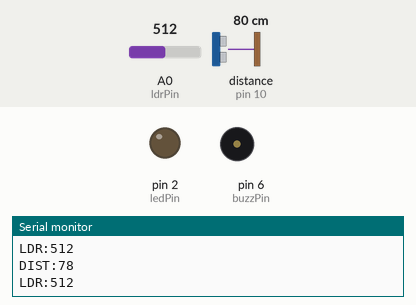
A sketch run on a simulated Arduino Uno, built with avr-gcc and run on an emulated ATmega328P. Shown: output pins drawn as LEDs (lit = HIGH), buzzer (waves = sounding, pin HIGH), the last lines printed to the serial monitor. Wiring (inferred from the names in the program): ultrasonic range finder: trigger pin 9; echo pin 10. The inputs (shaded band) are chosen by the test bench; at power-on: A0 (ldrPin) = 512, distance to the obstacle (sensor on pin 10) 80 cm. The echo pulse lasts 58.3 µs per cm; pins used as bus, display or sensor lines are not drawn.

Above: at 1.2 s.
1.3 s: A0 (ldrPin) set to 890
2.8 s: A0 (ldrPin) set to 917
At 3.4 s:
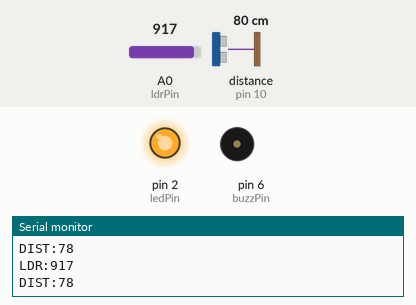
4.3 s: A0 (ldrPin) set to 900
At 5.7 s:
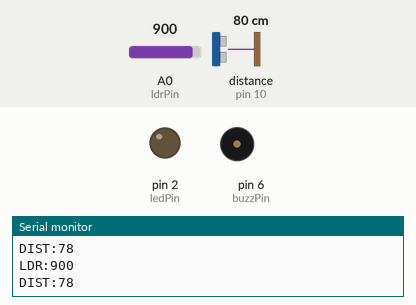
13.3 s: A0 (ldrPin) set to 1023
At 13.9 s:
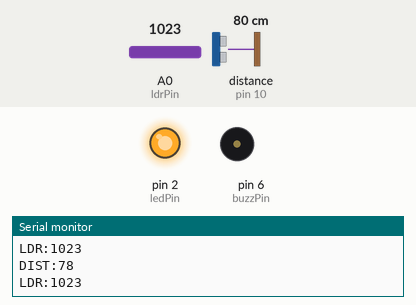
Timing chart, 0 to 15.8 s (numbered marks = the images above; inputs shaded):
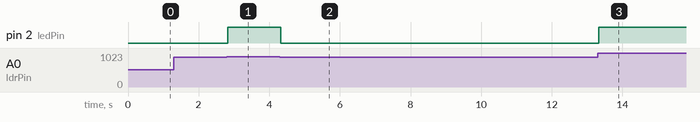

The sketch:

sketch_jun14a.ino
```cpp
const int ledPin = 2;
const int trigPin = 9;
const int echoPin = 10;
const int ldrPin = A0;  // Analog pin for LDR
const int buzzPin = 6;
long duration;
int distance;

void setup() {
  Serial.begin(9600);
  Serial.println("test");
  pinMode(trigPin, OUTPUT);
  pinMode(echoPin, INPUT);
  pinMode(ledPin, OUTPUT);
  pinMode(buzzPin, OUTPUT);  // Set buzzPin as OUTPUT
  pinMode(ldrPin, INPUT);
}

void loop() {
  if (Serial.available() > 0) {
    char data = Serial.read();
    if (data == '1') {
      digitalWrite(ledPin, HIGH);
    }
    if (data == '2') {
      digitalWrite(ledPin, LOW);
    }
  }

  // Bersihkan trigPin dengan mengaturnya LOW
  digitalWrite(trigPin, LOW);
  delayMicroseconds(2);

  // Set trigPin HIGH selama 10 mikrodetik
  digitalWrite(trigPin, HIGH);
  delayMicroseconds(10);
  digitalWrite(trigPin, LOW);

  // Membaca echoPin, mengembalikan durasi sinyal dalam mikrodetik
  duration = pulseIn(echoPin, HIGH);

  // Menghitung jarak
  distance = duration * 0.034 / 2; // Kecepatan gelombang suara dibagi 2 (perjalanan bolak-balik)

  // Jika jarak lebih dari batas sensor atau tidak realistis, setel ke 0
  if (distance >= 400 || distance <= 2) {
    distance = 0;
  }

  // Menampilkan jarak pada Serial Monitor
  Serial.print("DIST:");
  Serial.println(distance);

  // Membaca nilai dari sensor LDR
  int ldrValue = analogRead(ldrPin);

  // Tampilkan nilai LDR pada Serial Monitor
  Serial.print("LDR:");
  Serial.println(ldrValue);

  // Jika nilai LDR di bawah threshold, nyalakan LED
  if (ldrValue > 900) { // Adjust threshold value as needed
    digitalWrite(ledPin, HIGH);
  } else {
    digitalWrite(ledPin, LOW);
  }

  // Kontrol LED dan buzzer berdasarkan jarak dari sensor ultrasonik
  // if (distance == 0) {
  //   digitalWrite(ledPin, LOW);    // Matikan LED jika jarak 0 cm
  //   digitalWrite(buzzPin, LOW);   // Matikan buzzer jika jarak 0 cm
  // } else if (distance < 5) {
  //   digitalWrite(ledPin, HIGH);
  //   digitalWrite(buzzPin, HIGH);  // Nyalakan buzzer jika jarak di bawah 5 cm
  // } else if (distance < 10) {
  //   digitalWrite(ledPin, HIGH);   // Nyalakan LED jika jarak di bawah 10 cm

  //   digitalWrite(buzzPin, LOW);   // Matikan buzzer jika jarak antara 5 cm dan 10 cm
  // } else {
  //   digitalWrite(ledPin, LOW);    // Matikan LED jika jarak lebih dari 10 cm
  //   digitalWrite(buzzPin, LOW);   // Matikan buzzer jika jarak lebih dari 10 cm
  // }
  // delay(500); // Tunggu 500ms sebelum pembacaan berikutnya
}
```

Measured:
- the behaviour switches between 900 and 901 on A0 (ldrPin) (found by bisection; images 0 and 1)
- after the input at 2.8 s, pin 2 (ledPin): LOW → HIGH at once
- after the input at 4.3 s, pin 2 (ledPin): HIGH → LOW at once
- after the input at 13.3 s, pin 2 (ledPin): LOW → HIGH at once
